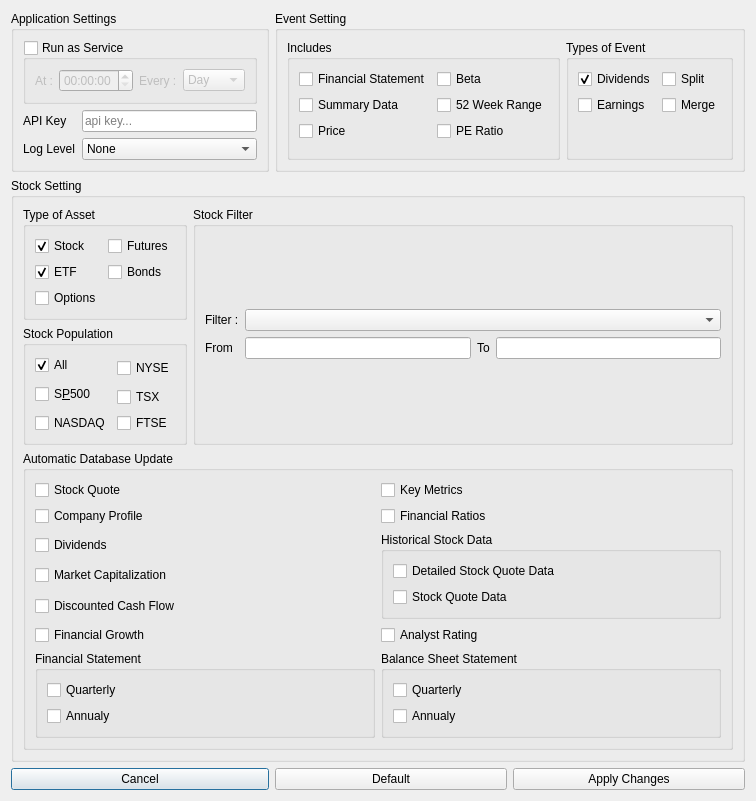
<?xml version="1.0" encoding="UTF-8"?>
<ui version="4.0">
 <class>Dialog</class>
 <widget class="QDialog" name="Dialog">
  <property name="geometry">
   <rect>
    <x>0</x>
    <y>0</y>
    <width>654</width>
    <height>721</height>
   </rect>
  </property>
  <property name="windowTitle">
   <string>Dialog</string>
  </property>
  <layout class="QGridLayout" name="gridLayout_2">
   <item row="0" column="0">
    <widget class="QGroupBox" name="groupBox_3">
     <property name="title">
      <string>Application Settings</string>
     </property>
     <layout class="QGridLayout" name="gridLayout_9">
      <item row="3" column="1">
       <widget class="QLabel" name="label_2">
        <property name="text">
         <string>Log Level</string>
        </property>
       </widget>
      </item>
      <item row="1" column="1" colspan="2">
       <widget class="QGroupBox" name="groupBox_4">
        <property name="title">
         <string>Run as Service</string>
        </property>
        <property name="flat">
         <bool>false</bool>
        </property>
        <property name="checkable">
         <bool>true</bool>
        </property>
        <property name="checked">
         <bool>false</bool>
        </property>
        <layout class="QGridLayout" name="gridLayout_10">
         <item row="0" column="0">
          <widget class="QLabel" name="label">
           <property name="text">
            <string>At :</string>
           </property>
          </widget>
         </item>
         <item row="0" column="1">
          <widget class="QTimeEdit" name="timeEdit"/>
         </item>
         <item row="0" column="2">
          <widget class="QLabel" name="label_6">
           <property name="text">
            <string>Every :</string>
           </property>
          </widget>
         </item>
         <item row="0" column="3">
          <widget class="QComboBox" name="comboBox_3">
           <item>
            <property name="text">
             <string>Day</string>
            </property>
           </item>
           <item>
            <property name="text">
             <string>Week</string>
            </property>
           </item>
          </widget>
         </item>
        </layout>
       </widget>
      </item>
      <item row="3" column="2">
       <widget class="QComboBox" name="comboBox">
        <item>
         <property name="text">
          <string>None</string>
         </property>
        </item>
        <item>
         <property name="text">
          <string>Low</string>
         </property>
        </item>
        <item>
         <property name="text">
          <string>Debug</string>
         </property>
        </item>
       </widget>
      </item>
      <item row="2" column="1">
       <widget class="QLabel" name="label_7">
        <property name="text">
         <string>API Key</string>
        </property>
       </widget>
      </item>
      <item row="2" column="2">
       <widget class="QLineEdit" name="lineEdit_apiKey">
        <property name="placeholderText">
         <string>api key...</string>
        </property>
       </widget>
      </item>
     </layout>
    </widget>
   </item>
   <item row="0" column="1" colspan="2">
    <widget class="QGroupBox" name="groupBox_2">
     <property name="title">
      <string>Event Setting</string>
     </property>
     <layout class="QHBoxLayout" name="horizontalLayout">
      <item>
       <widget class="QGroupBox" name="groupBox_6">
        <property name="title">
         <string>Includes</string>
        </property>
        <layout class="QGridLayout" name="gridLayout_5">
         <item row="1" column="0">
          <widget class="QCheckBox" name="checkBox_17">
           <property name="text">
            <string>Summary Data</string>
           </property>
          </widget>
         </item>
         <item row="0" column="0">
          <widget class="QCheckBox" name="checkBox_16">
           <property name="text">
            <string>Financial Statement</string>
           </property>
          </widget>
         </item>
         <item row="0" column="1">
          <widget class="QCheckBox" name="checkBox_18">
           <property name="text">
            <string>Beta</string>
           </property>
          </widget>
         </item>
         <item row="1" column="1">
          <widget class="QCheckBox" name="checkBox_19">
           <property name="text">
            <string>52 Week Range</string>
           </property>
          </widget>
         </item>
         <item row="2" column="0">
          <widget class="QCheckBox" name="checkBox_20">
           <property name="text">
            <string>Price</string>
           </property>
          </widget>
         </item>
         <item row="2" column="1">
          <widget class="QCheckBox" name="checkBox_21">
           <property name="text">
            <string>PE Ratio</string>
           </property>
          </widget>
         </item>
         <item row="3" column="1">
          <spacer name="verticalSpacer_2">
           <property name="orientation">
            <enum>Qt::Vertical</enum>
           </property>
           <property name="sizeHint" stdset="0">
            <size>
             <width>20</width>
             <height>40</height>
            </size>
           </property>
          </spacer>
         </item>
        </layout>
       </widget>
      </item>
      <item>
       <widget class="QGroupBox" name="groupBox_5">
        <property name="title">
         <string>Types of Event</string>
        </property>
        <layout class="QGridLayout" name="gridLayout_4">
         <item row="1" column="1">
          <widget class="QCheckBox" name="checkBox_15">
           <property name="text">
            <string>Merge</string>
           </property>
          </widget>
         </item>
         <item row="0" column="0">
          <widget class="QCheckBox" name="checkBox_12">
           <property name="text">
            <string>Dividends</string>
           </property>
           <property name="checked">
            <bool>true</bool>
           </property>
          </widget>
         </item>
         <item row="1" column="0">
          <widget class="QCheckBox" name="checkBox_13">
           <property name="text">
            <string>Earnings</string>
           </property>
          </widget>
         </item>
         <item row="0" column="1">
          <widget class="QCheckBox" name="checkBox_14">
           <property name="text">
            <string>Split</string>
           </property>
          </widget>
         </item>
         <item row="2" column="0">
          <spacer name="verticalSpacer_4">
           <property name="orientation">
            <enum>Qt::Vertical</enum>
           </property>
           <property name="sizeHint" stdset="0">
            <size>
             <width>20</width>
             <height>40</height>
            </size>
           </property>
          </spacer>
         </item>
        </layout>
       </widget>
      </item>
     </layout>
    </widget>
   </item>
   <item row="1" column="1">
    <spacer name="verticalSpacer_3">
     <property name="orientation">
      <enum>Qt::Vertical</enum>
     </property>
     <property name="sizeHint" stdset="0">
      <size>
       <width>20</width>
       <height>40</height>
      </size>
     </property>
    </spacer>
   </item>
   <item row="2" column="0" colspan="3">
    <widget class="QGroupBox" name="groupBox">
     <property name="title">
      <string>Stock Setting</string>
     </property>
     <layout class="QGridLayout" name="gridLayout_6">
      <item row="1" column="1" rowspan="2">
       <widget class="QGroupBox" name="groupBox_9">
        <property name="title">
         <string>Stock Filter</string>
        </property>
        <layout class="QGridLayout" name="gridLayout_8">
         <item row="0" column="0">
          <layout class="QGridLayout" name="gridLayout_7">
           <item row="0" column="0">
            <widget class="QLabel" name="label_3">
             <property name="text">
              <string>Filter :</string>
             </property>
            </widget>
           </item>
           <item row="0" column="1" colspan="3">
            <widget class="QComboBox" name="comboBox_2"/>
           </item>
           <item row="1" column="3">
            <widget class="QLineEdit" name="lineEdit_2"/>
           </item>
           <item row="1" column="0">
            <widget class="QLabel" name="label_4">
             <property name="text">
              <string>From</string>
             </property>
            </widget>
           </item>
           <item row="1" column="1">
            <widget class="QLineEdit" name="lineEdit"/>
           </item>
           <item row="1" column="2">
            <widget class="QLabel" name="label_5">
             <property name="text">
              <string>To</string>
             </property>
            </widget>
           </item>
          </layout>
         </item>
        </layout>
       </widget>
      </item>
      <item row="2" column="0">
       <widget class="QGroupBox" name="groupBox_7">
        <property name="title">
         <string>Stock Population</string>
        </property>
        <layout class="QGridLayout" name="gridLayout">
         <item row="0" column="1" rowspan="2">
          <widget class="QCheckBox" name="checkBox_4">
           <property name="text">
            <string>NYSE</string>
           </property>
          </widget>
         </item>
         <item row="1" column="0" rowspan="2">
          <widget class="QCheckBox" name="checkBox_2">
           <property name="text">
            <string>S&amp;P500</string>
           </property>
          </widget>
         </item>
         <item row="0" column="0">
          <widget class="QCheckBox" name="checkBox">
           <property name="text">
            <string>All</string>
           </property>
           <property name="checked">
            <bool>true</bool>
           </property>
          </widget>
         </item>
         <item row="2" column="1">
          <widget class="QCheckBox" name="checkBox_5">
           <property name="text">
            <string>TSX</string>
           </property>
          </widget>
         </item>
         <item row="3" column="0">
          <widget class="QCheckBox" name="checkBox_3">
           <property name="text">
            <string>NASDAQ</string>
           </property>
          </widget>
         </item>
         <item row="3" column="1">
          <widget class="QCheckBox" name="checkBox_6">
           <property name="text">
            <string>FTSE</string>
           </property>
          </widget>
         </item>
         <item row="4" column="0">
          <spacer name="verticalSpacer">
           <property name="orientation">
            <enum>Qt::Vertical</enum>
           </property>
           <property name="sizeHint" stdset="0">
            <size>
             <width>20</width>
             <height>40</height>
            </size>
           </property>
          </spacer>
         </item>
        </layout>
       </widget>
      </item>
      <item row="1" column="0">
       <widget class="QGroupBox" name="groupBox_8">
        <property name="title">
         <string>Type of Asset</string>
        </property>
        <layout class="QGridLayout" name="gridLayout_3">
         <item row="2" column="0">
          <widget class="QCheckBox" name="checkBox_9">
           <property name="text">
            <string>Options</string>
           </property>
          </widget>
         </item>
         <item row="0" column="0">
          <widget class="QCheckBox" name="checkBox_7">
           <property name="text">
            <string>Stock</string>
           </property>
           <property name="checked">
            <bool>true</bool>
           </property>
          </widget>
         </item>
         <item row="1" column="0">
          <widget class="QCheckBox" name="checkBox_8">
           <property name="text">
            <string>ETF</string>
           </property>
           <property name="checked">
            <bool>true</bool>
           </property>
          </widget>
         </item>
         <item row="0" column="1">
          <widget class="QCheckBox" name="checkBox_10">
           <property name="text">
            <string>Futures</string>
           </property>
          </widget>
         </item>
         <item row="1" column="1">
          <widget class="QCheckBox" name="checkBox_11">
           <property name="text">
            <string>Bonds</string>
           </property>
          </widget>
         </item>
         <item row="3" column="0">
          <spacer name="verticalSpacer_5">
           <property name="orientation">
            <enum>Qt::Vertical</enum>
           </property>
           <property name="sizeHint" stdset="0">
            <size>
             <width>20</width>
             <height>40</height>
            </size>
           </property>
          </spacer>
         </item>
        </layout>
       </widget>
      </item>
      <item row="3" column="0" colspan="2">
       <widget class="QGroupBox" name="groupBox_10">
        <property name="title">
         <string>Automatic Database Update</string>
        </property>
        <layout class="QGridLayout" name="gridLayout_11">
         <item row="1" column="1" rowspan="2" colspan="2">
          <layout class="QGridLayout" name="gridLayout_12">
           <item row="0" column="0">
            <widget class="QCheckBox" name="checkBox_26">
             <property name="text">
              <string>Stock Quote</string>
             </property>
            </widget>
           </item>
           <item row="3" column="0">
            <widget class="QCheckBox" name="checkBox_24">
             <property name="text">
              <string>Dividends</string>
             </property>
            </widget>
           </item>
           <item row="4" column="0">
            <widget class="QCheckBox" name="checkBox_32">
             <property name="text">
              <string>Market Capitalization</string>
             </property>
            </widget>
           </item>
           <item row="5" column="0">
            <widget class="QCheckBox" name="checkBox_30">
             <property name="text">
              <string>Discounted Cash Flow</string>
             </property>
            </widget>
           </item>
           <item row="0" column="1">
            <widget class="QCheckBox" name="checkBox_25">
             <property name="text">
              <string>Key Metrics</string>
             </property>
            </widget>
           </item>
           <item row="6" column="0">
            <widget class="QCheckBox" name="checkBox_33">
             <property name="text">
              <string>Financial Growth</string>
             </property>
            </widget>
           </item>
           <item row="3" column="1" rowspan="3">
            <widget class="QGroupBox" name="groupBox_13">
             <property name="title">
              <string>Historical Stock Data</string>
             </property>
             <layout class="QVBoxLayout" name="verticalLayout_3">
              <item>
               <widget class="QCheckBox" name="checkBox_31">
                <property name="text">
                 <string>Detailed Stock Quote Data</string>
                </property>
               </widget>
              </item>
              <item>
               <widget class="QCheckBox" name="checkBox_22">
                <property name="text">
                 <string>Stock Quote Data</string>
                </property>
               </widget>
              </item>
             </layout>
            </widget>
           </item>
           <item row="7" column="1" rowspan="2">
            <widget class="QGroupBox" name="groupBox_12">
             <property name="title">
              <string>Balance Sheet Statement</string>
             </property>
             <layout class="QVBoxLayout" name="verticalLayout_2">
              <item>
               <widget class="QCheckBox" name="checkBox_35">
                <property name="text">
                 <string>Quarterly</string>
                </property>
               </widget>
              </item>
              <item>
               <widget class="QCheckBox" name="checkBox_37">
                <property name="text">
                 <string>Annualy</string>
                </property>
               </widget>
              </item>
             </layout>
            </widget>
           </item>
           <item row="6" column="1">
            <widget class="QCheckBox" name="checkBox_28">
             <property name="text">
              <string>Analyst Rating</string>
             </property>
            </widget>
           </item>
           <item row="7" column="0" rowspan="2">
            <widget class="QGroupBox" name="groupBox_11">
             <property name="title">
              <string>Financial Statement</string>
             </property>
             <layout class="QVBoxLayout" name="verticalLayout">
              <item>
               <widget class="QCheckBox" name="checkBox_34">
                <property name="text">
                 <string>Quarterly</string>
                </property>
               </widget>
              </item>
              <item>
               <widget class="QCheckBox" name="checkBox_36">
                <property name="text">
                 <string>Annualy</string>
                </property>
               </widget>
              </item>
             </layout>
            </widget>
           </item>
           <item row="1" column="1" rowspan="2">
            <widget class="QCheckBox" name="checkBox_27">
             <property name="text">
              <string>Financial Ratios</string>
             </property>
            </widget>
           </item>
           <item row="1" column="0" rowspan="2">
            <widget class="QCheckBox" name="checkBox_23">
             <property name="text">
              <string>Company Profile</string>
             </property>
            </widget>
           </item>
          </layout>
         </item>
        </layout>
       </widget>
      </item>
     </layout>
    </widget>
   </item>
   <item row="3" column="0">
    <widget class="QPushButton" name="pushButton_cancel">
     <property name="text">
      <string>Cancel</string>
     </property>
    </widget>
   </item>
   <item row="3" column="1">
    <widget class="QPushButton" name="pushButton_default">
     <property name="text">
      <string>Default</string>
     </property>
    </widget>
   </item>
   <item row="3" column="2">
    <widget class="QPushButton" name="pushButton_apply">
     <property name="text">
      <string>Apply Changes</string>
     </property>
    </widget>
   </item>
  </layout>
 </widget>
 <resources/>
 <connections>
  <connection>
   <sender>pushButton_cancel</sender>
   <signal>released()</signal>
   <receiver>Dialog</receiver>
   <slot>close()</slot>
   <hints>
    <hint type="sourcelabel">
     <x>115</x>
     <y>700</y>
    </hint>
    <hint type="destinationlabel">
     <x>326</x>
     <y>360</y>
    </hint>
   </hints>
  </connection>
 </connections>
</ui>
